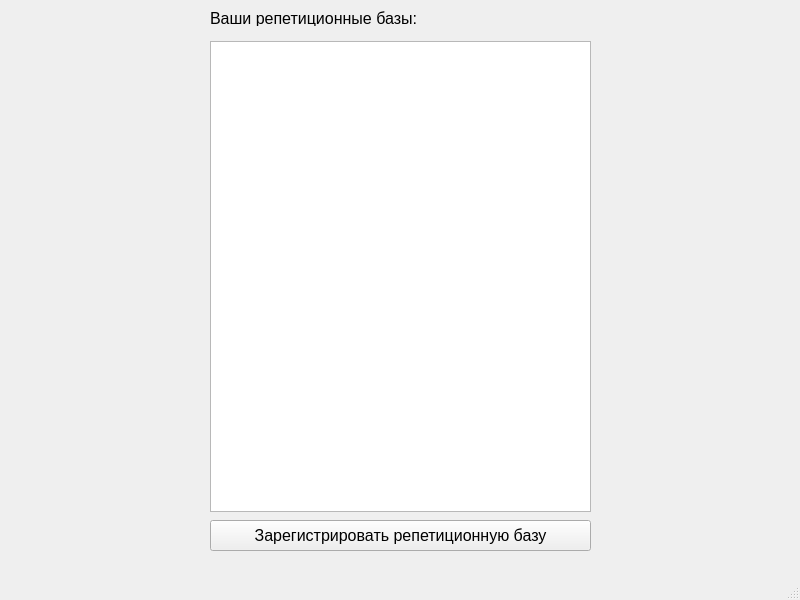
<?xml version="1.0" encoding="UTF-8"?>
<ui version="4.0">
 <class>MainWindow</class>
 <widget class="QMainWindow" name="MainWindow">
  <property name="geometry">
   <rect>
    <x>0</x>
    <y>0</y>
    <width>800</width>
    <height>600</height>
   </rect>
  </property>
  <property name="windowTitle">
   <string>MainWindow</string>
  </property>
  <widget class="QWidget" name="centralwidget">
   <widget class="QPushButton" name="reg_button">
    <property name="geometry">
     <rect>
      <x>210</x>
      <y>520</y>
      <width>381</width>
      <height>31</height>
     </rect>
    </property>
    <property name="font">
     <font>
      <pointsize>12</pointsize>
     </font>
    </property>
    <property name="text">
     <string>Зарегистрировать репетиционную базу</string>
    </property>
   </widget>
   <widget class="QLabel" name="label">
    <property name="geometry">
     <rect>
      <x>210</x>
      <y>10</y>
      <width>381</width>
      <height>16</height>
     </rect>
    </property>
    <property name="font">
     <font>
      <pointsize>12</pointsize>
     </font>
    </property>
    <property name="text">
     <string>Ваши репетиционные базы:</string>
    </property>
   </widget>
   <widget class="QListWidget" name="bases_list">
    <property name="geometry">
     <rect>
      <x>210</x>
      <y>41</y>
      <width>381</width>
      <height>471</height>
     </rect>
    </property>
   </widget>
  </widget>
  <widget class="QMenuBar" name="menubar">
   <property name="geometry">
    <rect>
     <x>0</x>
     <y>0</y>
     <width>800</width>
     <height>18</height>
    </rect>
   </property>
  </widget>
  <widget class="QStatusBar" name="statusbar"/>
 </widget>
 <resources/>
 <connections/>
</ui>
